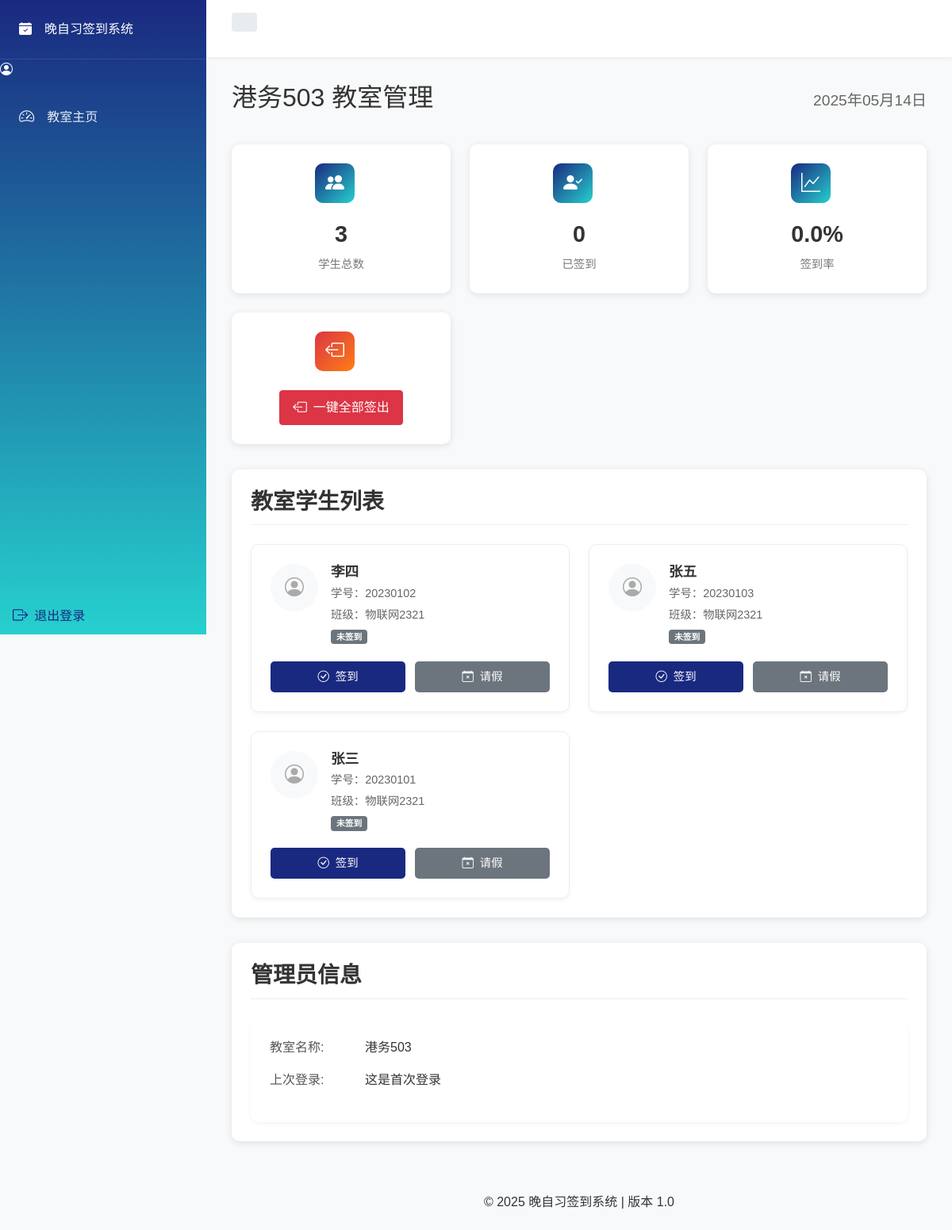
Page /classroom_admin (signed in) on the committed database.
### models.py (models this page shows, shortened)
class ClassroomAdmin(db.Model, UserMixin):
    __tablename__ = 'classroom_admins'
    id = db.Column(db.Integer, primary_key=True)
    username = db.Column(db.String(50), unique=True, nullable=False)  # 教室账号，如 g503
    classroom_name = db.Column(db.String(50), nullable=False)  # 教室名称，如 G503
    password_hash = db.Column(db.String(128))
    password_text = db.Column(db.String(50))  # 明文密码，用于显示
    is_active = db.Column(db.Boolean, default=True)
    created_at = db.Column(db.DateTime, default=datetime.utcnow)
    last_login = db.Column(db.DateTime)
    role = 'classroom_admin'
    students = db.relationship('User', backref='classroom', lazy=True)

class User(db.Model, UserMixin):
    __tablename__ = 'users'
    id = db.Column(db.Integer, primary_key=True)
    username = db.Column(db.String(50), unique=True, nullable=False)  # 用户名/学号
    password_hash = db.Column(db.String(128), nullable=False)
    name = db.Column(db.String(50), nullable=False)  # 姓名
    class_name = db.Column(db.String(50), nullable=True)  # 班级
    classroom_location = db.Column(db.String(50), nullable=True)  # 教室位置，如G503
    role = db.Column(db.String(10), nullable=False)  # 角色：student 或 teacher
    classroom_id = db.Column(db.Integer, db.ForeignKey('classroom_admins.id'), nullable=True)  # 关联的教室ID
    attendance_records = db.relationship('AttendanceRecord', backref='student', lazy=True)
    leave_records = db.relationship('LeaveRecord', backref='student', lazy=True,
                                   primaryjoin="User.id == LeaveRecord.student_id")

### app.py (the view)
@app.route('/classroom_admin')
@login_required
def classroom_admin_dashboard():
    if not isinstance(current_user, ClassroomAdmin):
        flash('无权访问教室管理员页面', 'danger')
        return redirect(url_for('index'))
    today = datetime.now().date()
    students = User.query.filter(
        User.role == 'student',
        db.func.upper(User.classroom_location) == db.func.upper(current_user.username)
    ).all()
    signed_in = db.session.query(User).join(
        AttendanceRecord, User.id == AttendanceRecord.student_id
    ).filter(
        db.func.upper(User.classroom_location) == db.func.upper(current_user.username),
        AttendanceRecord.date == today,
        AttendanceRecord.sign_in_time.isnot(None)
    ).count()
    total_students = len(students)
    signed_in_rate = round(signed_in / total_students * 100, 2) if total_students > 0 else 0
    return render_template('classroom_admin_dashboard.html',
                         classroom_name=current_user.classroom_name,
                         total_students=total_students,
                         signed_in=signed_in,
                         signed_in_rate=signed_in_rate,
                         students=students,
                         today=today)

### app.py (called while the page is built, shortened)
@login_manager.user_loader
def load_user(user_id):
    try:
        user_type, user_id = user_id.split('_')
        user_id = int(user_id)
        if user_type == 'user':
            return User.query.get(user_id)
        elif user_type == 'admin':
            return ClassroomAdmin.query.get(user_id)
    except ValueError:
        try:
            return User.query.get(int(user_id))
        except:
            logger.error(f"无法加载用户ID: {user_id}")
            return None
    except Exception as e:
        logger.error(f"加载用户时出错: {str(e)}")
        return None

@app.context_processor
def inject_now():
    return {'now': datetime.now()}

@app.context_processor
def inject_get_today_record():
    def get_today_record(student_id):
        today = datetime.now().date()
        attendance = AttendanceRecord.query.filter_by(
            student_id=student_id,
            date=today
        ).first()
        return attendance
    return {'get_today_record': get_today_record}

@app.context_processor
def inject_get_today_absence():
    def get_today_absence(student_id):
        today = datetime.now().date()
        absence = AbsenceRecord.query.filter_by(
            student_id=student_id,
            date=today
        ).first()
        return absence
    return {'get_today_absence': get_today_absence}

@app.context_processor
def inject_get_active_leave_record():
    def get_active_leave_record(student_id, attendance_id):
        return LeaveRecord.query.filter(
            LeaveRecord.student_id == student_id,
            LeaveRecord.attendance_id == attendance_id,
            LeaveRecord.return_time.is_(None)
        ).order_by(LeaveRecord.leave_time.desc()).first()
    return {'get_active_leave_record': get_active_leave_record}

@app.context_processor
def inject_get_latest_leave_record():
    def get_latest_leave_record(student_id, attendance_id):
        return LeaveRecord.query.filter(
            LeaveRecord.student_id == student_id,
            LeaveRecord.attendance_id == attendance_id
        ).order_by(LeaveRecord.leave_time.desc()).first()
    return {'get_latest_leave_record': get_latest_leave_record}

### templates/classroom_admin_dashboard.html (shortened to what this page needs)
{% extends 'base.html' %}
{% block content %}
<div class="dashboard-header">
    <h2>{{ classroom_name }} 教室管理</h2>
    <div class="today-date">{{ today.strftime('%Y年%m月%d日') }}</div>
</div>
<div class="dashboard-stats">
    <div class="stat-card">
        <div class="stat-icon">
            <i class="bi bi-people-fill"></i>
        </div>
        <div class="stat-content">
            <div class="stat-value">{{ total_students }}</div>
            <div class="stat-label">学生总数</div>
        </div>
    </div>
    <div class="stat-card">
        <div class="stat-icon">
            <i class="bi bi-person-check-fill"></i>
        </div>
        <div class="stat-content">
            <div class="stat-value">{{ signed_in }}</div>
            <div class="stat-label">已签到</div>
        </div>
    </div>
    <div class="stat-card">
        <div class="stat-icon">
            <i class="bi bi-graph-up"></i>
        </div>
        <div class="stat-content">
            <div class="stat-value">{{ signed_in_rate }}%</div>
            <div class="stat-label">签到率</div>
        </div>
    </div>
    <div class="stat-card">
        <div class="stat-icon" style="background: linear-gradient(135deg, #dc3545, #fd7e14);">
            <i class="bi bi-box-arrow-left"></i>
        </div>
        <div class="stat-content">
            <button id="signOutAllBtn" class="btn btn-danger mt-2" style="width: 100%;">
                <i class="bi bi-box-arrow-left"></i> 一键全部签出
            </button>
        </div>
    </div>
</div>
<div class="section">
    <h3>教室学生列表</h3>
    <div class="student-card-grid">
        {% for student in students %}
        <div class="student-card" data-student-id="{{ student.id }}">
            <div class="student-header">
                <div class="student-avatar">
                    <i class="bi bi-person-circle"></i>
                </div>
                <div class="student-info">
                    <h4>{{ student.name }}</h4>
                    <p class="student-id">学号：{{ student.username }}</p>
                    <p class="student-class">班级：{{ student.class_name }}</p>
                    <p class="student-status">
                        {% set today_record = get_today_record(student.id) %}
                        {% set today_absence = get_today_absence(student.id) %}
                        {% if today_absence %}
                            <span class="badge badge-info">已请假</span>
                        {% elif today_record and today_record.sign_out_time %}
                            <span class="badge badge-danger">已签出</span>
                        {% elif today_record and today_record.sign_in_time %}
                            <span class="badge badge-success">已签到</span>
                        {% else %}
                            <span class="badge badge-secondary">未签到</span>
                        {% endif %}
                    </p>
                </div>
            </div>
            <div class="student-actions">
                {% set today_record = get_today_record(student.id) %}
                {% set today_absence = get_today_absence(student.id) %}
                {% if today_absence %}
                    <div class="action-btn disabled">
                        <i class="bi bi-calendar-check"></i>
                        已请假({{ today_absence.absence_type }})
                    </div>
                {% elif today_record and today_record.sign_out_time %}
                    <div class="action-btn disabled">
                        <i class="bi bi-check-circle-fill"></i>
                        已签出
                    </div>
                {% else %}
                    <button class="action-btn signin-btn" onclick="handleSignIn('{{ student.id }}')">
                        <i class="bi bi-check-circle"></i>
                        签到
                    </button>
                    <button class="action-btn absence-btn" onclick="handleAbsence('{{ student.id }}', '{{ student.name }}')">
                        <i class="bi bi-calendar-x"></i>
                        请假
                    </button>
                {% endif %}
            </div>
        </div>
        {% else %}
        <div class="no-students">
            <i class="bi bi-exclamation-circle"></i>
            <p>暂无学生关联到该教室</p>
        </div>
        {% endfor %}
    </div>
</div>
<div class="section">
    <h3>管理员信息</h3>
    <div class="admin-info-card">
        <div class="info-group">
            <div class="info-label">教室名称:</div>
            <div class="info-value">{{ classroom_name }}</div>
        </div>
        <div class="info-group">
            <div class="info-label">上次登录:</div>
            <div class="info-value">
                {% if current_user.last_login %}
                {{ current_user.last_login.strftime('%Y-%m-%d %H:%M:%S') }}
                {% else %}
                这是首次登录
                {% endif %}
            </div>
        </div>
    </div>
</div>
{% endblock %}

### static/css/base.css (style rules this page uses)
:root { --primary-color: #1a2980; --secondary-color: #26d0ce; --text-color: #333; --bg-color: #f5f5f5; --white: #ffffff; --gray-100: #f8f9fa; --gray-200: #e9ecef; --gray-300: #dee2e6; --shadow-sm: 0 2px 4px rgba(0,0,0,0.05); --shadow-md: 0 0 20px rgba(0,0,0,0.05); --shadow-lg: 0 5px 25px rgba(0,0,0,0.1); --transition: all 0.3s ease; }
* { margin: 0; padding: 0; box-sizing: border-box; }
body { font-family: "Microsoft YaHei", sans-serif; line-height: 1.6; color: var(--text-color); background-color: #f8f9fa; min-height: 100vh; overflow-x: hidden; }
.btn { display: inline-flex; align-items: center; gap: 0.5rem; padding: 0.5rem 1rem; font-weight: 500; transition: all 0.2s ease; }
.btn i { font-size: 1.1rem; }

### static/css/components.css (style rules this page uses)
.stat-card { text-align: center; padding: 1.5rem; display: flex; flex-direction: column; align-items: center; justify-content: center; gap: 1rem; }
.badge { padding: 0.35em 0.65em; font-size: 0.75em; font-weight: 700; border-radius: 4px; text-transform: uppercase; }

### templates/classroom_admin_dashboard.html (style rules this page uses)
.dashboard-header { display: flex; justify-content: space-between; align-items: center; margin-bottom: 2rem; }
.today-date { font-size: 1.2rem; color: #666; }
.dashboard-stats { display: grid; grid-template-columns: repeat(auto-fit, minmax(250px, 1fr)); gap: 1.5rem; margin-bottom: 2rem; }
.stat-card { background: white; border-radius: 10px; padding: 1.5rem; display: flex; align-items: center; box-shadow: 0 2px 10px rgba(0,0,0,0.1); }
.stat-icon { width: 50px; height: 50px; background: linear-gradient(135deg, var(--primary-color), var(--secondary-color)); border-radius: 10px; display: flex; align-items: center; justify-content: center; color: white; font-size: 1.5rem; margin-right: 1rem; }
.stat-content { flex: 1; }
.stat-value { font-size: 1.8rem; font-weight: 700; color: #333; margin-bottom: 0.25rem; }
.stat-label { color: #777; font-size: 0.9rem; }
.section { background: white; border-radius: 10px; padding: 1.5rem; margin-bottom: 2rem; box-shadow: 0 2px 10px rgba(0,0,0,0.1); }
.section h3 { margin-bottom: 1.5rem; font-weight: 600; color: #333; border-bottom: 1px solid #eee; padding-bottom: 0.75rem; }
.student-card-grid { display: grid; grid-template-columns: repeat(auto-fill, minmax(300px, 1fr)); gap: 1.5rem; }
.student-card { background: white; border-radius: 10px; padding: 1.5rem; box-shadow: 0 2px 5px rgba(0,0,0,0.05); border: 1px solid #eee; transition: all 0.2s; }
.student-header { display: flex; margin-bottom: 1rem; }
.student-avatar { width: 60px; height: 60px; background: #f8f9fa; border-radius: 50%; display: flex; align-items: center; justify-content: center; margin-right: 1rem; color: #aaa; font-size: 1.5rem; }
.student-info { flex: 1; }
.student-info h4 { font-size: 1.1rem; margin-bottom: 0.25rem; font-weight: 600; }
.student-info p { margin-bottom: 0.25rem; color: #666; font-size: 0.9rem; }
.student-actions { display: grid; grid-template-columns: repeat(auto-fit, minmax(100px, 1fr)); gap: 0.75rem; margin-top: 1rem; }
.action-btn { display: flex; align-items: center; justify-content: center; padding: 0.5rem; border-radius: 5px; border: none; cursor: pointer; font-size: 0.9rem; transition: all 0.2s; }
.action-btn i { margin-right: 0.5rem; }
.signin-btn { background: var(--primary-color); color: white; }
.absence-btn { background: #6c757d; color: white; }
.admin-info-card { background: white; border-radius: 10px; padding: 1.5rem; box-shadow: 0 2px 5px rgba(0,0,0,0.05); }
.info-group { display: flex; margin-bottom: 1rem; }
.info-label { width: 120px; font-weight: 500; color: #555; }
.info-value { flex: 1; color: #333; }

### rows in the picture
ClassroomAdmin: classroom_name "港务503"
User: name "李四", username "20230102", class_name "物联网2321"
User: name "张五", username "20230103", class_name "物联网2321"
User: name "张三", username "20230101", class_name "物联网2321"

### other values in the picture
{{ total_students }} "3"
{{ signed_in }} "0"
{{ signed_in_rate }} "0.0"
